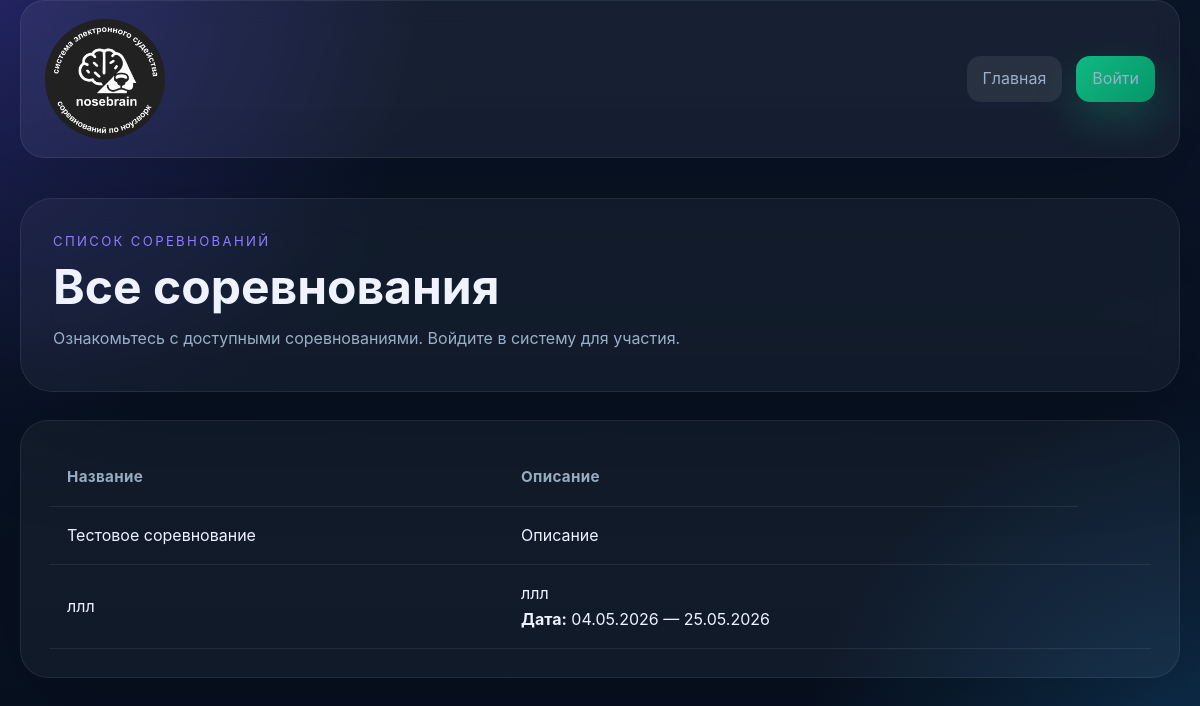
Before: / with the older database file.
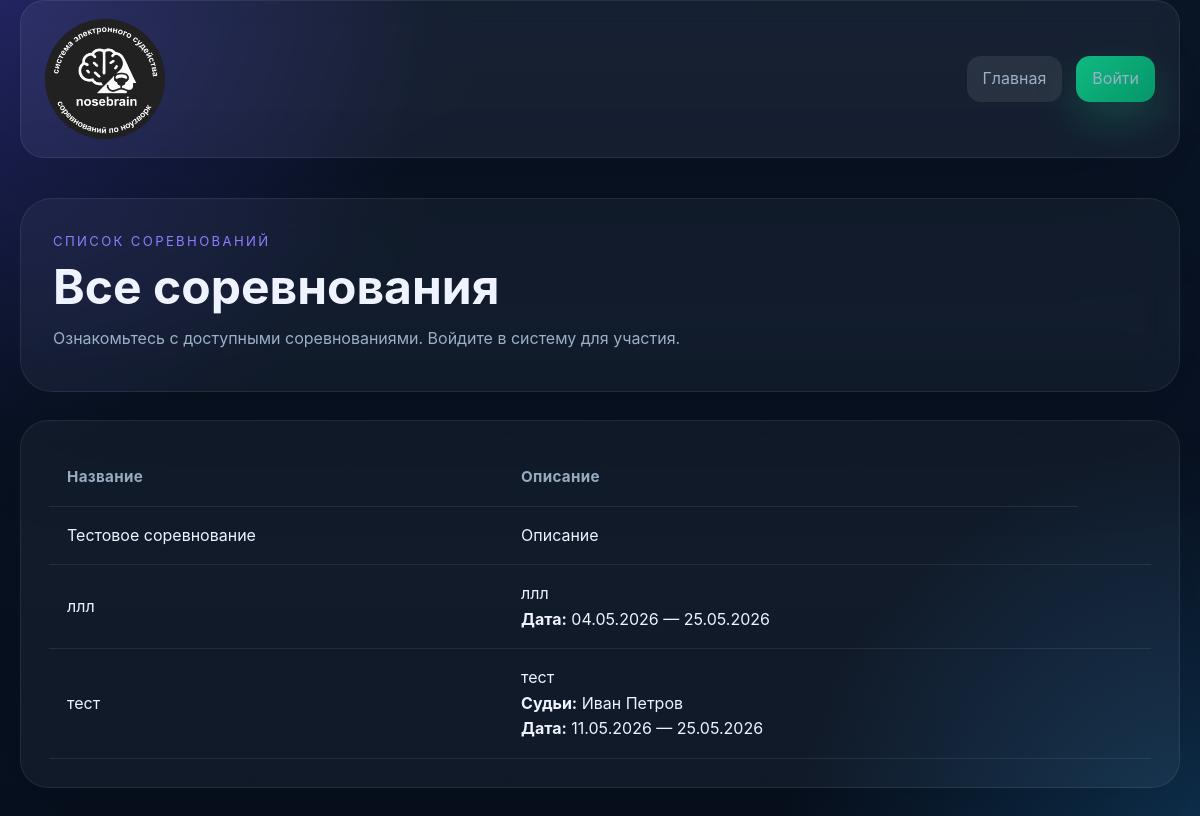
After: the same page with the newer database file.
### tables this page shows
CREATE TABLE competitions (
                id INTEGER PRIMARY KEY AUTOINCREMENT,
                name TEXT NOT NULL,
                description TEXT NOT NULL
            , is_published INTEGER DEFAULT 0, start_date TEXT, end_date TEXT);

### index.php (the view, shortened to what the changed rows need)
<?php
require_once __DIR__ . '/src/functions.php';
require_once __DIR__ . '/auth.php';
$dbManager = new DatabaseManager();
$service = new CompetitionService($dbManager);
function ensureDefaultData(CompetitionService $service): void
{
    if (count($service->getCompetitions()) > 0) {
        return;
    }
}
ensureDefaultData($service);
$competitions = $service->getCompetitions();
$isLoggedIn = isLoggedIn();
if ($isLoggedIn) {
    $accessibleCompetitions = array_filter($competitions, function($competition) {
        return hasCompetitionAccess($competition->getId());
    });
} else {
    $accessibleCompetitions = $competitions;
}
$competitionInfo = [];
foreach ($accessibleCompetitions as $competition) {
    $service->getCategoriesByCompetition($competition->getId());
    if (!$isLoggedIn) {
        $judgesWithNames = $service->getJudgesWithDisplayName($competition->getId());
        $judgeNames = array_map(function($judge) {
            return $judge->getDisplayName();
        }, $judgesWithNames);
        $startDate = $competition->getStartDate();
        $endDate = $competition->getEndDate();
        $competitionInfo[$competition->getId()] = [
            'judgeNames' => $judgeNames,
            'startDate' => $startDate,
            'endDate' => $endDate,
        ];
    }
}
?>
<!DOCTYPE html>
<html lang="ru">
<head>
    <link rel="stylesheet" href="style.css">
</head>
<body>
<?php
$currentPage = 'home';
require_once __DIR__ . '/header.php';
renderHeader($currentPage);
?>
<main class="page-shell">
    <section class="hero">
        <div>
            <h1 class="hero__title">Все соревнования</h1>
        </div>
    </section>
    <section class="content-grid content-grid--single">
        <article class="panel">
            <?php if (count($accessibleCompetitions) === 0): ?>
                <div class="empty-state">
                    <?php if ($isLoggedIn): ?>
                        У вас нет доступа к соревнованиям или пока не создано ни одного соревнования.
                    <?php else: ?>
                        Пока не создано ни одного соревнования.
                    <?php endif; ?>
                </div>
                <?php if ($isLoggedIn && canCreateCompetition()): ?>
                    <div style="margin-top: 1rem;">
                        <a class="button button--primary" href="add_competition.php">Создать соревнование</a>
                    </div>
                <?php endif; ?>
            <?php else: ?>
                <div class="table-wrapper">
                    <table class="table">
                        <thead>
                        <tr>
                            <th>Название</th>
                            <th>Описание</th>
                        </tr>
                        </thead>
                        <tbody>
                        <?php foreach ($accessibleCompetitions as $competition): ?>
                            <tr>
                                <td><?= escape($competition->getName()) ?></td>
                                <td>
                                    <?= escape($competition->getDescription()) ?>
                                    <?php if (!$isLoggedIn && isset($competitionInfo[$competition->getId()])): ?>
                                        <?php
                                            $info = $competitionInfo[$competition->getId()];
                                            $judgeNames = $info['judgeNames'];
                                            $startDate = $info['startDate'];
                                            $endDate = $info['endDate'];
                                        ?>
                                        <?php if (!empty($judgeNames)): ?>
                                            <br><strong>Судьи:</strong> <?= escape(implode(', ', $judgeNames)) ?>
                                        <?php endif; ?>
                                        <?php if ($startDate !== null || $endDate !== null): ?>
                                            <br><strong>Дата:</strong>
                                            <?php if ($startDate !== null && $endDate !== null && $startDate === $endDate): ?>
                                                <?= escape(date('d.m.Y', strtotime($startDate))) ?>
                                            <?php elseif ($startDate !== null && $endDate !== null): ?>
                                                <?= escape(date('d.m.Y', strtotime($startDate))) ?> — <?= escape(date('d.m.Y', strtotime($endDate))) ?>
                                            <?php elseif ($startDate !== null): ?>
                                                <?= escape(date('d.m.Y', strtotime($startDate))) ?>
                                            <?php elseif ($endDate !== null): ?>
                                                <?= escape(date('d.m.Y', strtotime($endDate))) ?>
                                            <?php endif; ?>
                                        <?php endif; ?>
                                    <?php endif; ?>
                                </td>
                                <?php if ($isLoggedIn): ?>
                                    <td>
                                        <div class="actions-cell">
                                            <?php if (hasCompetitionAccess($competition->getId())): ?>
                                                <div class="actions-group actions-group--dashboard">
                                                    <a class="button button--dashboard" href="dashboard.php?competition_id=<?= $competition->getId() ?>">Дашборд</a>
                                                </div>
                                            <?php endif; ?>
                                            <?php if (canManageCompetition()): ?>
                                                <div class="actions-group">
                                                    <a class="button button--secondary button--manage" href="manage.php?competition_id=<?= $competition->getId() ?>">Управление</a>
                                                </div>
                                            <?php endif; ?>
                                            <div class="actions-group actions-group--judge">
                                                <?php
                                                    $canAccessVideo = canAccessVideoJudging($competition->getId());
                                                    $isActiveVideo = $competition->isActive();
                                                ?>
                                                <?php if ($canAccessVideo): ?>
                                                    <a class="button button--secondary button--judge" href="video_judge.php?competition_id=<?= $competition->getId() ?>">Видеосудья</a>
                                                <?php else: ?>
                                                    <button class="button button--secondary button--judge" disabled title="<?= !$isActiveVideo ? 'Соревнование не активно' : '' ?>">Видеосудья</button>
                                                <?php endif; ?>
                                                <?php
                                                    $canAccessJudge = canAccessJudging($competition->getId());
                                                    $isActiveJudge = $competition->isActive();
                                                ?>
                                                <?php if ($canAccessJudge): ?>
                                                    <a class="button button--secondary button--judge" href="judge.php?competition_id=<?= $competition->getId() ?>">Судейство</a>
                                                <?php else: ?>
                                                    <button class="button button--secondary button--judge" disabled title="<?= !$isActiveJudge ? 'Соревнование не активно' : '' ?>">Судейство</button>
                                                <?php endif; ?>
                                                <?php
                                                    $canAccessManual = canAccessManualResult($competition->getId());
                                                    $isActiveManual = $competition->isActive();
                                                ?>
                                                <?php if ($canAccessManual): ?>
                                                    <a class="button button--secondary button--judge" href="manual_result.php?competition_id=<?= $competition->getId() ?>">Результат вручную</a>
                                                <?php else: ?>
                                                    <button class="button button--secondary button--judge" disabled title="<?= !$isActiveManual ? 'Соревнование не активно' : '' ?>">Результат вручную</button>
                                                <?php endif; ?>
                                            </div>
                                            <?php if (canViewResults()): ?>
                                                <div class="actions-group">
                                                    <a class="button button--primary button--results" href="results.php?competition_id=<?= $competition->getId() ?>">Результаты</a>
                                                </div>
                                            <?php endif; ?>
                                        </div>
                                    </td>
                                <?php else: ?>
                                    <td>
                                    </td>
                                <?php endif; ?>
                            </tr>
                        <?php endforeach; ?>
                        </tbody>
                    </table>
                </div>
            <?php endif; ?>
        </article>
    </section>
</main>
</body>
</html>

### header.php (shortened to what the changed rows need)
<?php
function renderHeader(string $currentPage): void
{
    require_once __DIR__ . '/auth.php';
    $links = [
        ['key' => 'home', 'href' => 'index.php', 'label' => 'Главная'],
    ];
    ?>
    <header class="page-header">
        <nav class="page-header__nav">
            <?php foreach ($links as $link): ?>
                <a class="button button--secondary<?= $currentPage === $link['key'] ? ' button--active' : '' ?>" href="<?= escape($link['href']) ?>"><?= escape($link['label']) ?></a>
            <?php endforeach; ?>
            <?php if (isLoggedIn()): ?>
                <?php renderUserInfo(); ?>
            <?php else: ?>
                <a class="button button--primary" href="login.php">Войти</a>
            <?php endif; ?>
        </nav>
    </header>
    <?php
}

Changed rows visible on the page:
added competitions: description "тест", id "Иван Петров", date('d.m.Y', strtotime($startDate)) "11.05.2026", date('d.m.Y', strtotime($endDate)) "25.05.2026"
